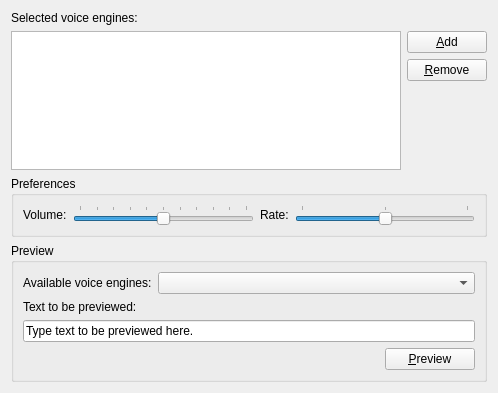
<?xml version="1.0" encoding="UTF-8"?>
<ui version="4.0">
 <class>TextToSpeechSource</class>
 <widget class="QWidget" name="TextToSpeechSource">
  <property name="geometry">
   <rect>
    <x>0</x>
    <y>0</y>
    <width>498</width>
    <height>393</height>
   </rect>
  </property>
  <property name="windowTitle">
   <string notr="true">Form</string>
  </property>
  <layout class="QVBoxLayout" name="verticalLayout_3">
   <item>
    <widget class="QLabel" name="label_3">
     <property name="text">
      <string>Selected voice engines:</string>
     </property>
    </widget>
   </item>
   <item>
    <layout class="QHBoxLayout" name="horizontalLayout_3">
     <item>
      <widget class="QTreeView" name="selectedVoiceEngines"/>
     </item>
     <item>
      <layout class="QVBoxLayout" name="verticalLayout">
       <item>
        <widget class="QPushButton" name="addVoiceEngine">
         <property name="maximumSize">
          <size>
           <width>80</width>
           <height>16777215</height>
          </size>
         </property>
         <property name="text">
          <string>&amp;Add</string>
         </property>
        </widget>
       </item>
       <item>
        <widget class="QPushButton" name="removeVoiceEngine">
         <property name="text">
          <string>&amp;Remove</string>
         </property>
        </widget>
       </item>
       <item>
        <spacer name="verticalSpacer_3">
         <property name="orientation">
          <enum>Qt::Vertical</enum>
         </property>
         <property name="sizeHint" stdset="0">
          <size>
           <width>20</width>
           <height>18</height>
          </size>
         </property>
        </spacer>
       </item>
      </layout>
     </item>
    </layout>
   </item>
   <item>
    <widget class="QGroupBox" name="groupBox">
     <property name="title">
      <string>Preferences</string>
     </property>
     <layout class="QHBoxLayout" name="horizontalLayout_5">
      <item>
       <widget class="QLabel" name="label_4">
        <property name="text">
         <string>Volume:</string>
        </property>
       </widget>
      </item>
      <item>
       <widget class="QSlider" name="volumeSlider">
        <property name="maximum">
         <number>100</number>
        </property>
        <property name="sliderPosition">
         <number>50</number>
        </property>
        <property name="tracking">
         <bool>false</bool>
        </property>
        <property name="orientation">
         <enum>Qt::Horizontal</enum>
        </property>
        <property name="tickPosition">
         <enum>QSlider::TicksAbove</enum>
        </property>
        <property name="tickInterval">
         <number>10</number>
        </property>
       </widget>
      </item>
      <item>
       <widget class="QLabel" name="label_5">
        <property name="text">
         <string>Rate:</string>
        </property>
       </widget>
      </item>
      <item>
       <widget class="QSlider" name="rateSlider">
        <property name="minimum">
         <number>-10</number>
        </property>
        <property name="maximum">
         <number>10</number>
        </property>
        <property name="pageStep">
         <number>2</number>
        </property>
        <property name="value">
         <number>0</number>
        </property>
        <property name="sliderPosition">
         <number>0</number>
        </property>
        <property name="tracking">
         <bool>false</bool>
        </property>
        <property name="orientation">
         <enum>Qt::Horizontal</enum>
        </property>
        <property name="tickPosition">
         <enum>QSlider::TicksAbove</enum>
        </property>
        <property name="tickInterval">
         <number>10</number>
        </property>
       </widget>
      </item>
     </layout>
    </widget>
   </item>
   <item>
    <widget class="QGroupBox" name="groupBox_2">
     <property name="title">
      <string>Preview</string>
     </property>
     <layout class="QVBoxLayout" name="verticalLayout_2">
      <item>
       <layout class="QHBoxLayout" name="horizontalLayout">
        <item>
         <widget class="QLabel" name="label_2">
          <property name="sizePolicy">
           <sizepolicy hsizetype="Fixed" vsizetype="Preferred">
            <horstretch>0</horstretch>
            <verstretch>0</verstretch>
           </sizepolicy>
          </property>
          <property name="text">
           <string>Available voice engines:</string>
          </property>
         </widget>
        </item>
        <item>
         <widget class="QComboBox" name="availableVoiceEngines"/>
        </item>
       </layout>
      </item>
      <item>
       <widget class="QLabel" name="label">
        <property name="sizePolicy">
         <sizepolicy hsizetype="Fixed" vsizetype="Preferred">
          <horstretch>0</horstretch>
          <verstretch>0</verstretch>
         </sizepolicy>
        </property>
        <property name="text">
         <string>Text to be previewed:</string>
        </property>
       </widget>
      </item>
      <item>
       <widget class="QLineEdit" name="previewText">
        <property name="text">
         <string>Type text to be previewed here.</string>
        </property>
       </widget>
      </item>
      <item>
       <layout class="QHBoxLayout" name="horizontalLayout_2">
        <item>
         <spacer name="horizontalSpacer">
          <property name="orientation">
           <enum>Qt::Horizontal</enum>
          </property>
          <property name="sizeHint" stdset="0">
           <size>
            <width>40</width>
            <height>20</height>
           </size>
          </property>
         </spacer>
        </item>
        <item>
         <widget class="QPushButton" name="previewVoice">
          <property name="sizePolicy">
           <sizepolicy hsizetype="Fixed" vsizetype="Fixed">
            <horstretch>0</horstretch>
            <verstretch>0</verstretch>
           </sizepolicy>
          </property>
          <property name="minimumSize">
           <size>
            <width>90</width>
            <height>0</height>
           </size>
          </property>
          <property name="text">
           <string>&amp;Preview</string>
          </property>
         </widget>
        </item>
       </layout>
      </item>
     </layout>
    </widget>
   </item>
  </layout>
 </widget>
 <resources/>
 <connections/>
</ui>
